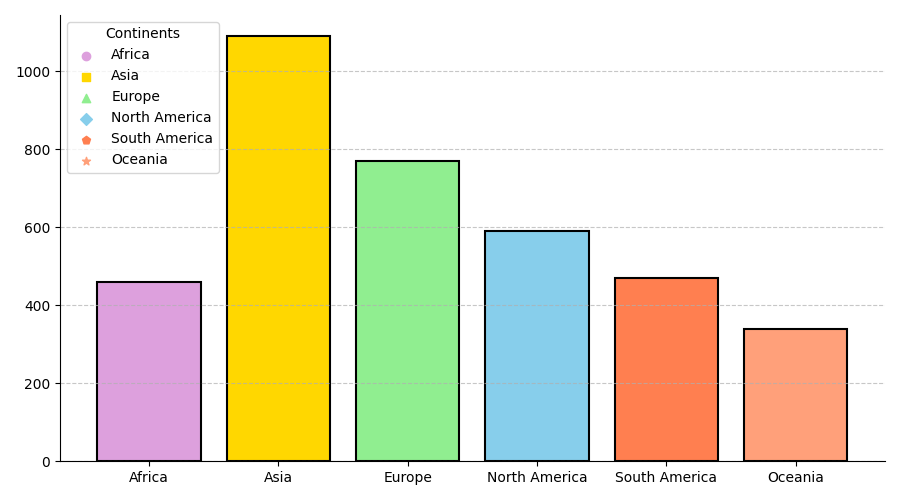

Here is the Python script that generated this plot:
import matplotlib.pyplot as plt
import numpy as np

continents = ['Africa', 'Asia', 'Europe', 'North America', 'South America', 'Oceania']
capacities = np.array([
    [120, 220, 70, 50],    # Africa
    [310, 480, 210, 90],   # Asia
    [230, 320, 140, 80],   # Europe
    [170, 250, 110, 60],   # North America
    [150, 190, 80, 50],    # South America
    [110, 130, 60, 40],    # Oceania
])

total_capacities = capacities.sum(axis=1)

fig, ax = plt.subplots(figsize=(9, 5))

# New shuffled colors for stylistic changes
colors = ['plum', 'gold', 'lightgreen', 'skyblue', 'coral', 'lightsalmon']

# Randomly chosen different marker styles for demonstration
marker_types = ['o', 's', '^', 'D', 'p', '*']

ax.bar(continents, total_capacities, color=colors, edgecolor='black', linewidth=1.5)

# Including random grid application
ax.yaxis.grid(True, linestyle='--', alpha=0.7)
ax.xaxis.grid(False)

# Random change in border visibility
ax.spines['top'].set_visible(False)
ax.spines['right'].set_visible(False)

# Add Legend with modified markers
for i, continent in enumerate(continents):
    ax.scatter([], [], color=colors[i], label=continent, marker=marker_types[i])

ax.legend(title="Continents", loc='upper left')

plt.tight_layout()
plt.show()
